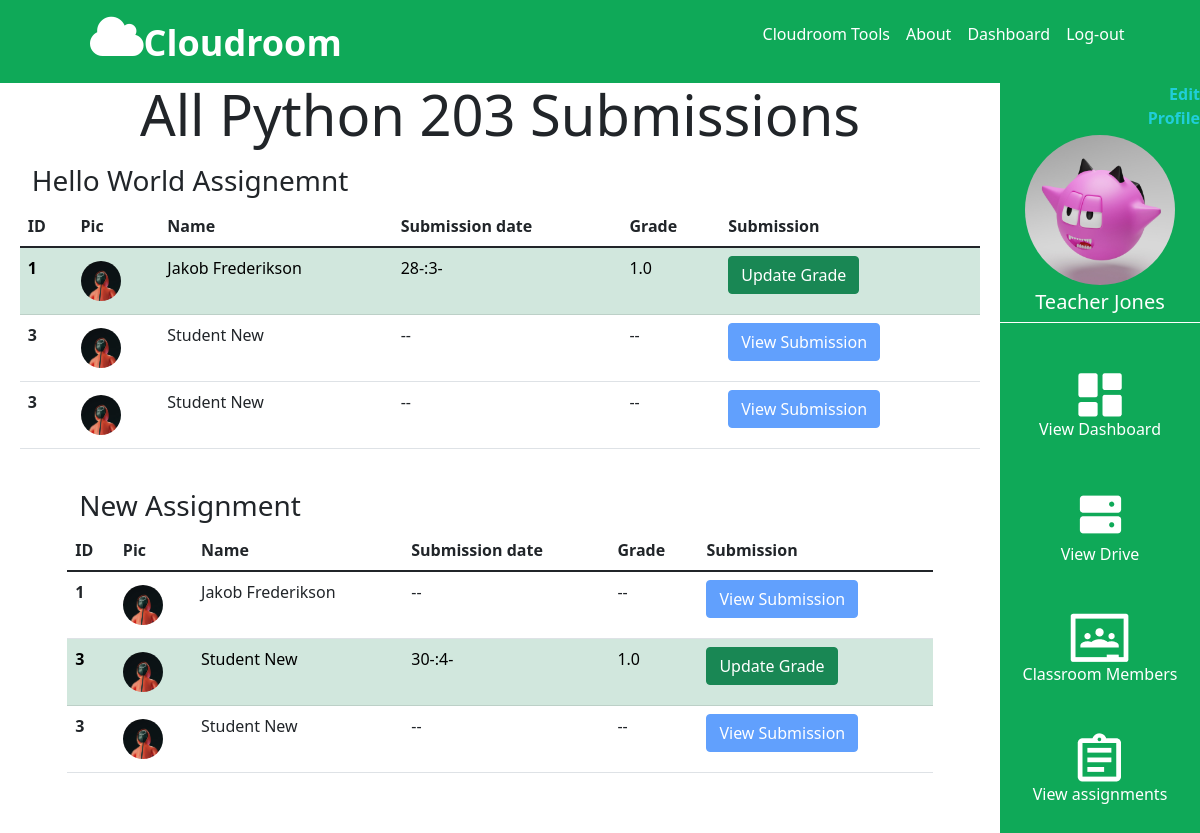
/classroom/1/1/assignments/all_submissions (signed in), run on the app's committed database.
### CloudMain/models.py (models this page shows, shortened)
class Account(db.Model, UserMixin):
    id = db.Column(db.Integer(), primary_key=True)
    first_name = db.Column(db.String(length=30), nullable=False)
    last_name = db.Column(db.String(length=30), nullable=False)
    gender = db.Column(db.String(length=20), nullable=False)
    school = db.Column(db.String(length=50), nullable=False)
    nickname = db.Column(db.String(length=30), nullable=False)
    email = db.Column(db.String(length=20), nullable=False, unique=True)
    password_hash = db.Column(db.String(length=12), nullable=False)
    profile_pic = db.Column(db.String(length=20), nullable=False)
    account_type = db.Column(db.String(length=20), nullable=False)
    items = db.relationship('Upload_File', backref='owned_user', lazy=True)#Lazy gets all items from Upload_file
    poster = db.relationship('Post', backref='poster', lazy=True)  # Lazy gets all items from Upload_file
    papers = db.relationship('Paper', backref='tutor', lazy=True)
    comment = db.relationship('Comments', backref='commenter', lazy=True)
    assignment_submissions = db.relationship('StudentAssignmentSubmission', backref='student', lazy=True)
    question_submissions = db.relationship('StudentQuestionSubmission', backref='student', lazy=True)
    @property
    def password(self):
        return self.password

class Paper(db.Model):
    __tablename__ = 'paper'
    id = db.Column(db.Integer(), primary_key=True)
    paper_name = db.Column(db.String(length=30), nullable=False)
    paper_picture = db.Column(db.String(length=20), nullable=False)
    paper_room_number = db.Column(db.String(length=20), nullable=False)
    paper_description = db.Column(db.Text,nullable=False)
    id_classroom = db.Column(db.Integer(), db.ForeignKey('classroom.id'), nullable=False)
    account_id = db.Column(db.Integer(), db.ForeignKey('account.id'), nullable=False)
    owner = db.relationship('Post', backref='post_owner', lazy=True)

class Assignment(db.Model):
    __tablename__ = 'assignment'
    id = db.Column(db.Integer(), primary_key=True)
    name = db.Column(db.String(length=30), nullable=False)
    description = db.Column(db.String(), nullable = True)
    creationDate = db.Column(db.Date())
    dueDate = db.Column(db.Date())
    picture = db.Column(db.String(length=20), nullable=False)
    isPublished = db.Column(db.Boolean())
    teacher_id = db.Column(db.Integer())
    paper_id = db.Column(db.Integer(), db.ForeignKey('paper.id'), nullable = False)
    class_id = db.Column(db.Integer(), db.ForeignKey('classroom.id'), nullable = False)
    questions = db.relationship('Question', backref='owned_assignment', lazy=True)
    student_assignment_submissions = db.relationship('StudentAssignmentSubmission', backref='assignment', lazy=True)

class StudentAssignmentSubmission(db.Model):
    __tablename__ = 'student_assignment_submission'
    id = db.Column(db.Integer(), primary_key = True)
    assignment_id = db.Column(db.Integer(), db.ForeignKey('assignment.id'), nullable = False)
    student_id = db.Column(db.Integer(), db.ForeignKey('account.id'), nullable = False)
    has_submitted = db.Column(db.Boolean(), nullable = True)
    submission_date = db.Column(db.Date(), default = date.today(), nullable = True)
    grade = db.Column(db.Float(), nullable = True) # the grade can be set later on when the teacher comes to mark it

### CloudMain/route.py (the view)
@app.route('/classroom/<class_id>/<paper_id>/assignments/all_submissions', methods=['GET'])
@functions.teacher_account_required
def view_all_submissions(class_id, paper_id):
    classroom = Classroom.query.filter_by(id=class_id).first()
    paper = Paper.query.filter_by(id=paper_id).first()
    assignments = Assignment.query.filter_by(paper_id = paper_id).all()
    submissions = []
    for a in assignments:
        for s in StudentAssignmentSubmission.query.all():
            if int(a.id) == int(s.assignment_id):
                submissions.append(s)
    member_list = functions.get_all_members(paper_id)
    return render_template('view_all_submissions.html', classroom = classroom,
                                                        paper = paper,
                                                        assignments = assignments,
                                                        submissions = submissions,
                                                        members=member_list)

### CloudMain/functions.py (called while the page is built)
def get_all_members(paper_id):
    papers = paper_members.query.all()
    accounts = Account.query.all()
    members_list = []
    for p in papers:
        for a in accounts:
            if int(p.id_paper) == int(paper_id):
                if int(p.id_user) == int(a.id):
                    members_list.append(a)
    return members_list

def teacher_account_required(f):
    @wraps(f)
    def decorated_function(*args, **kwargs):
        if current_user.account_type != "Teacher":
            flash(f"This page is for staff only.")
            return redirect(url_for('dashboard_page', user = current_user.first_name) )
        return f(*args, **kwargs)
    return decorated_function

### CloudMain/models.py (called while the page is built)
@login_manager.user_loader
def load_user(user_id):
    return Account.query.get(int(user_id))

### CloudMain/templates/view_all_submissions.html (shortened to what this page needs)
{% extends 'base.html' %}
{% block style %}
<link rel="stylesheet" href="{{ url_for('static', filename='css/assignment_submission.css') }}">
{% endblock %}
{% block content %}
{% include 'base_sidenav.html' %}
<div class="container-fluid">
    <div class="row min-vh-100">
        <div class="col-sm-10 d-flex flex-column align-items-center">
            <div class="display-4 mb-3">
                <strong>All {{ paper.paper_name }} Submissions</strong>
            </div>
            {% for a in assignments %}
            <div class="row justify-content-center mb-4">
                <div class="row align-self-start">
                    <h3>{{ a.name }}</h3>
                </div>
                <div class="table-responsive">
                    <table class="table table-hover">
                        <thead>
                            <tr>
                                <th scope="col">ID</th>
                                <th scope="col">Pic</th>
                                <th scope="col">Name</th>
                                <th scope="col">Submission date</th>
                                <th scope="col">Grade</th>
                                <th scope="col">Submission</th>
                            </tr>
                        </thead>
                        <tbody>
                            {% for sub in submissions %}
                            {% if sub.assignment_id == a.id %}
                            {% if sub.grade != None %}
                            <tr class="table-success" title="You have marked this assignment already.">
                            {% else %}
                            <tr title="Unmarked assignment.">
                            {% endif %}
                                <th scope="row">{{ sub.student.id }}</th>
                                <td><div class="assignment-thumbnail">
                                    <img src="{{ url_for('static', filename = sub.student.profile_pic) }}" alt="Student image">
                                </div></td>
                                <td>{{ sub.student.first_name }} {{ sub.student.last_name }}</td>
                                {% if sub.has_submitted %}
                                <td><span class="dDate">{{ sub.submission_date}}</span></td>
                                <td>{{ sub.grade }}</td>
                                {% if sub.grade != None %}
                                <td><a href="{{ url_for('view_submission', class_id = classroom.id, paper_id = paper.id, assignment_id = a.id, submission_id = sub.id, student_id = 3) }}" class="btn btn-success" role="button">Update Grade</a></td>
                                {% else %}
                                <td><a href="{{ url_for('view_submission', class_id = classroom.id, paper_id = paper.id, assignment_id = a.id, submission_id = sub.id, student_id = 3) }}" class="btn btn-primary" role="button">View Submission</a></td>
                                {% endif %}
                                {% else %}
                                <td>--</td>
                                <td>--</td>
                                <td><a href="" class="btn btn-primary disabled" role="button" aria-disabled="true">View Submission</a></td>
                                {% endif %}
                            {% endif %}
                            {% endfor %}
                        </tbody>
                    </table>
                </div>
            </div>
            {% endfor %}
        </div>
    </div>
</div>
{% endblock %}

### CloudMain/templates/base_sidenav.html (shortened to what this page needs)
<link rel="stylesheet" href="{{ url_for('static',filename='css/side_nav.css') }}">
<div class="col-sm-2 min-vh-100 float-end end-0 side-nav cloudroom-green position-fixed">
   <div class="user-section">
      <a href="{{url_for('user_profile', user = current_user.first_name)}}" class="text-reset text-decoration-none">
         <p class="fw-bold text-sm-end" style="color:#20CED9; margin-left: 120px; margin-bottom:0;">Edit Profile</p>
      </a>
      <div class="thumbnail">
         <img src="{{url_for('static',filename = current_user.profile_pic)}}" alt="Squid game avatar from Unsplash">
      </div>
      <h5 id="username">{{ current_user.first_name }} {{ current_user.last_name }}</h5>
   </div>
   <div class="nav-icons">
      <div class="nav-button">
         <a href="{{ url_for('dashboard_page', user = current_user.first_name) }}"
            class="text-reset text-decoration-none nav-button">
            <img src="{{url_for('static',filename = 'images/dashboard_icon.png')}}" alt="Your dashboard icon">
            <p>View Dashboard</p>
         </a>
      </div>
      <div class="nav-button">
         <a href="{{url_for('user_drive', user = current_user.first_name ,id='000')}}"
            class="text-reset text-decoration-none nav-button">
            <img src="{{url_for('static',filename = 'images/ph_hard-drives-fill.png')}}" alt="Your storage drive icon">
            <p>View Drive</p>
         </a>
      </div>
      {% if "drive" not in request.path %}
      {% if "dashboard" not in request.path %}
      {% if "grades" not in request.path %}
      {% if "create_assignment" not in request.path %}
      <div class="nav-button">
         <button type="button" data-bs-toggle="modal" data-bs-target="#showMembersModal"
            style="border: none; background-color: transparent; color: white;">
            <img src="{{url_for('static',filename = 'images/members_icon.png')}}" alt="All classroom members">
            <p class="text-reset text-decoration-none nav-button">Classroom Members</p>
         </button>
      </div>
      <div class="nav-button">
         <a href="{{ url_for('classroom_assignments_list', class_id = classroom.id, paper_id = paper.id) }}"
            class="text-reset text-decoration-none nav-button">
            <img src="{{url_for('static',filename = 'images/assignments_icon.png')}}" alt="Your storage drive icon">
            <p>View assignments</p>
         </a>
      </div>
      {% endif %}
      {% endif %}
      {% endif %}
      {% endif %}
   </div>
</div>

### CloudMain/static/CSS/assignment_submission.css (style rules this page uses)
.assignment-thumbnail { position: relative; width: 40px; height: 40px; border-radius: 50%; overflow: hidden; margin: 5px 0px; }
.assignment-thumbnail img { position: absolute; left: 50%; top: 50%; height: 100%; width: auto; -webkit-transform: translate(-50%, -50%); -ms-transform: translate(-50%, -50%); transform: translate(-50%, -50%); }

### CloudMain/static/CSS/side_nav.css (style rules this page uses)
.side-nav { padding: 0%; }
.cloudroom-green { background-color: #0FA958; }
.user-section { border-top: 1px white; border-bottom: 1px white; border-style: solid none; display: flex; flex-direction: column; justify-content: center; align-items: center; color: white; }
.thumbnail { position: relative; width: 150px; height: 150px; border-radius: 50%; overflow: hidden; margin: 5px 0px; }
.thumbnail img { position: absolute; left: 50%; top: 50%; height: 100%; width: auto; -webkit-transform: translate(-50%, -50%); -ms-transform: translate(-50%, -50%); transform: translate(-50%, -50%); }
.nav-icons { margin: 50px 0; display: flex; flex-direction: column; justify-content: center; align-items: center; gap: 30px; }
.nav-button { display: flex; flex-direction: column; justify-content: center; align-items: center; color: white; }
body:not(.modal-open) { padding-right: 0px !important; }

### data on the page
Account: profile_pic (picture), first_name "Teacher", last_name "Jones"
Paper: paper_name "Python 203"
Assignment: name "Hello World Assignemnt"
StudentAssignmentSubmission: student.id "1", profile_pic (picture), student.first_name "Jakob", student.last_name "Frederikson", grade "1.0"
StudentAssignmentSubmission: student.id "3", profile_pic (picture), student.first_name "Student", student.last_name "New", shows "View Submission"
StudentAssignmentSubmission: student.id "3", profile_pic (picture), student.first_name "Student", student.last_name "New", shows "View Submission"
Assignment: name "New Assignment"
StudentAssignmentSubmission: student.id "1", profile_pic (picture), student.first_name "Jakob", student.last_name "Frederikson", shows "View Submission"
StudentAssignmentSubmission: student.id "3", profile_pic (picture), student.first_name "Student", student.last_name "New", grade "1.0"
StudentAssignmentSubmission: student.id "3", profile_pic (picture), student.first_name "Student", student.last_name "New", shows "View Submission"
